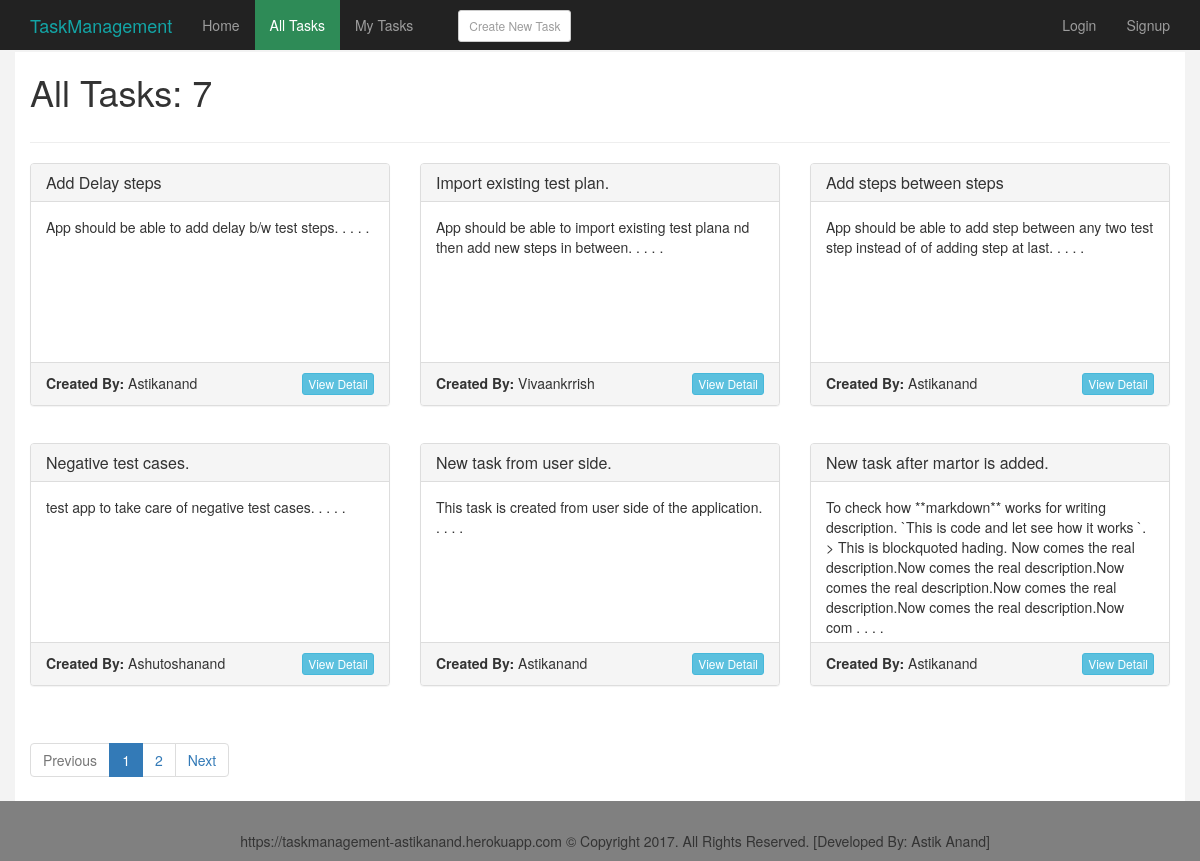
The page /task/all-tasks/ on the database its author committed.
### task/models.py (models this page shows)
class Task(models.Model):
    name = models.CharField(max_length=100)
    description = models.TextField()
    user = models.ForeignKey(User, on_delete=models.CASCADE, default=1)
    dateCreated = models.DateTimeField('date created', auto_now_add=True)
    dateUpdated = models.DateTimeField('date updated', auto_now=True)

### task/views.py (the view)
class TaskIndexView(ListView):
    model = Task
    context_object_name = 'questions'
    template_name = 'task/tasks.html'
    def get_context_data(self, *args, **kwargs):
        context = super(TaskIndexView, self).get_context_data(*args, **kwargs)
        task_list = Task.objects.all()
        paginator = Paginator(task_list, 6)
        page = self.request.GET.get('page')
        try:
            tasks = paginator.page(page)
        except PageNotAnInteger:
            tasks = paginator.page(1)
        except EmptyPage:
            tasks = paginator.page(paginator.num_pages)
        context['allTaskTabActive'] = True
        context['tasks'] = tasks
        context['total'] = task_list.count()
        return context

### task/templates/task/tasks.html (shortened to what this page needs)
{% extends 'main/base.html' %}
{% load humanize %}
{% block content %}
<h1 style="margin-bottom:30px;">{% if myTaskTabActive %} My {% else %} All {% endif %} Tasks: {{total}}</h1><hr>
<div class="row">
    {% if tasks %}
        {% for task in tasks %}
            <div class="col-md-4" style="height:280px">
                <div class="panel panel-default">
                    <div class="panel-heading">
                        <h3 class="panel-title">{{task.name}}</h3>
                    </div>
                    <div class="panel-body" style="height:160px">
                        {{task.description | slice:":300" }} . . . .
                    </div>
                    <div class="panel-footer">
                        <div class="row">
                            <div class="col-md-8">
                                <b>Created By: </b>{{task.user.username | capfirst}}
                            </div>
                            <div class="col-md-4">
                                <a href="{% url 'taskDetail' task.id %}" class="btn btn-xs btn-info pull-right">View Detail</a>
                            </div>
                        </div>
                    </div>
                </div>
            </div>
        {% endfor %}
    {% else %}
        <h3 style="margin-left:15px">No tasks available for now.</h3>
    {% endif %}
</div>
<div class="row">
    <div class="col-md-9">
        {% if tasks.has_other_pages %}
            <ul class="pagination">
                {% if tasks.has_previous %}
                    <li><a href="?page={{ tasks.previous_page_number }}"><i class="fa fa-chevron-left"></i> Previous</a></li>
                {% else %}
                    <li class="disabled"><span> Previous</span></li>
                {% endif %}
                {% for i in tasks.paginator.page_range %}
                    {% if tasks.number == i %}
                        <li class="active"><span>{{ i }} <span class="sr-only">(current)</span></span></li>
                    {% else %}
                        <li><a href="?page={{ i }}">{{ i }}</a></li>
                    {% endif %}
                {% endfor %}
                {% if tasks.has_next %}
                    <li><a href="?page={{ tasks.next_page_number }}">Next </a></li>
                {% else %}
                    <li class="disabled"><span>Next <i class="fa fa-chevron-right"></i></span></li>
            {% endif %}
            </ul>
        {% endif %}
    </div>
</div>
{% endblock %}

### main/templates/main/base.html (shortened to what this page needs)
<!DOCTYPE html>
{% load staticfiles %}
<html lang="en">
<head>
    <link rel="stylesheet" href="https://maxcdn.bootstrapcdn.com/bootstrap/3.3.7/css/bootstrap.min.css" />
    <link rel="stylesheet" href="{% static 'main/css/custom.css' %}"/>
</head>
<body>
    <nav class="navbar navbar-inverse navbar-fixed-top">
        <div class="container">
            <div class="navbar-header">
                <a class="navbar-brand" href="{% url 'home' %}" style="color:#13a5a6;font:bold">TaskManagement</a>
            </div>
            <div id="navbar" class="navbar-collapse collapse">
                <ul class="nav navbar-nav select-active">
                    <li class="{% if homeTabActive %}active{% endif %}"><a href="{% url 'home' %}">Home</a></li>
                    <li class="{% if allTaskTabActive %}active{% endif %}"><a href="{% url 'allTasks' %}">All Tasks</a></li>
                    <li class="{% if myTaskTabActive %}active{% endif %}"><a href="{% url 'myTasks' %}">My Tasks</a></li>
                    <li><a href="{% url 'newTask' %}" class="btn btn-xs btn-default" style="padding:5px 10px;margin-left:30px;margin-top:10px;">Create New Task</a></li>
                </ul>
                <ul class="nav navbar-nav navbar-right">
                    {% if user.is_authenticated %}
                        {% if user.is_superuser or user.is_staff %}
                        <li><a href="/admin">Visit Admin Panel</a></li>
                        <li><a>|</a></li>
                        {% endif %}
                        <li><a href="#">{{user.username|capfirst}}</a></li>
                        <li><a>|</a></li>
                        <li><a href="{% url 'logout' %}?next=/">Logout</a></li>
                    {% else %}
                        <li><a href="{% url 'login' %}?next={{request.path}}">Login</a></li>
                        <li><a href="{% url 'signup' %}?next={{request.path}}">Signup</a></li>
                    {% endif %}
                </ul>
            </div>
        </div>
    </nav>
    <div class="container page-wrapper">
        {% block content %} {% endblock %}
    </div>
    <div class="footer">
        <div class="container">
            https://taskmanagement-astikanand.herokuapp.com &copy; Copyright 2017.  All Rights Reserved. [Developed By: Astik Anand]
        </div>
    </div>
</body>
</html>

### main/static/main/css/custom.css (style rules this page uses)
body { padding-top: 70px; background: #f3f3f3; }
.page-wrapper { min-height: 680px; background: #fff; margin-top: -18px; }
.navbar-inverse .navbar-nav > .active > a, .navbar-inverse .navbar-nav > .active > a:focus, .navbar-inverse .navbar-nav > .active > a:hover { color: #fff; background-color: seagreen; }
.navbar-fixed-top { border-width: 0; }
.footer { padding: 30px; bottom: 0; height: 20px; background: grey; width: 100%; text-align: center; }

### rows shown on the page
Task: name "Add Delay steps", description "App should be able to add delay b/w test steps.", user.username "Astikanand"
Task: name "Import existing test plan.", description "App should be able to import existing test plana nd then add new steps in between.", user.username "Vivaankrrish"
Task: name "Add steps between steps", description "App should be able to add step between any two test step instead of of adding step at last.", user.username "Astikanand"
Task: name "Negative test cases.", description "test app to take care of negative test cases.", user.username "Ashutoshanand"
Task: name "New task from user side.", description "This task is created from user side of the application.", user.username "Astikanand"
Task: name "New task after martor is added.", description "To check how **markdown** works for writing description. `This is code and let see how it works `. > This is blockquoted hading. Now comes the real description.Now comes the real description.Now comes the real description.Now comes the real description.Now comes the real description.Now com", user.username "Astikanand"

### other values the page prints
{{ total }} "7"
{{ i }} "1"
{{ i }} "2"
